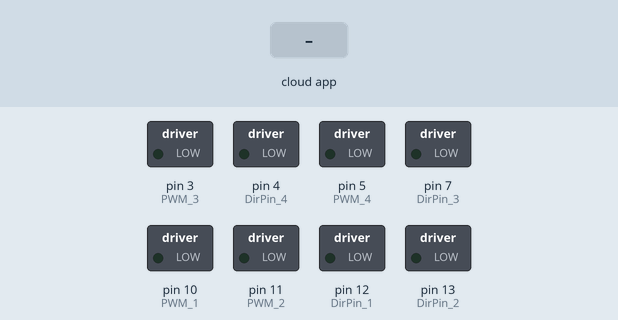
Recording of a sketch running on a simulated Arduino Uno, built with avr-gcc and run on an emulated ATmega328P. Parts: switched loads named in the sketch (green lamp = pin HIGH). The inputs (shaded band) are chosen by the test bench. The ROS host is connected and sends only what is stated.

Above: at 1.2 s.
1.3 s: the phone or cloud app sets controls_bevel to 1
At 2.0 s:
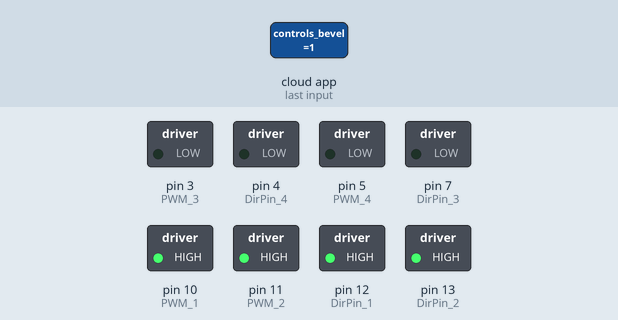
2.8 s: the phone or cloud app sets controls_act to 45
At 3.1 s:
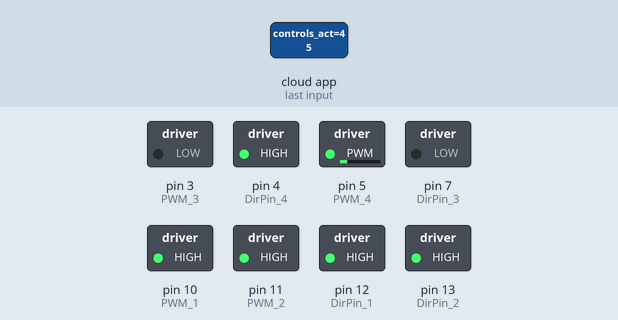
4.3 s: the phone or cloud app sets controls_bevel to 0
At 5.5 s:
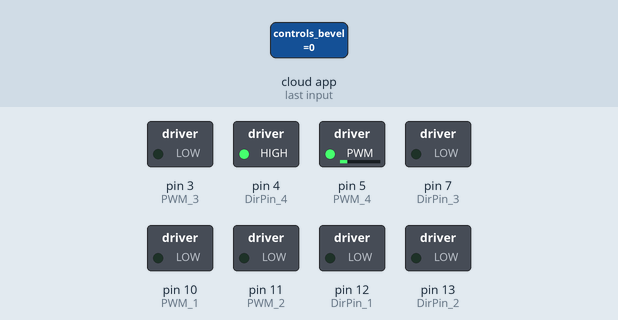
5.8 s: the phone or cloud app sets controls_act to 90
At 6.6 s:
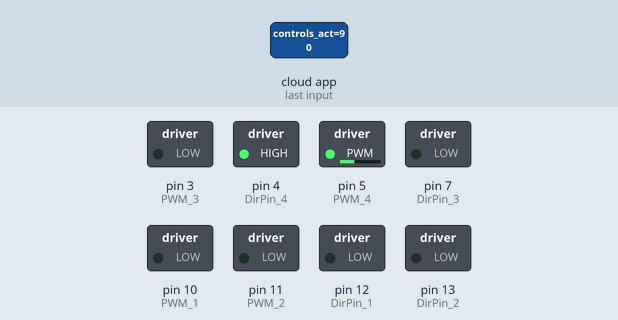
7.3 s: the phone or cloud app sets controls_act to 180
At 7.8 s:
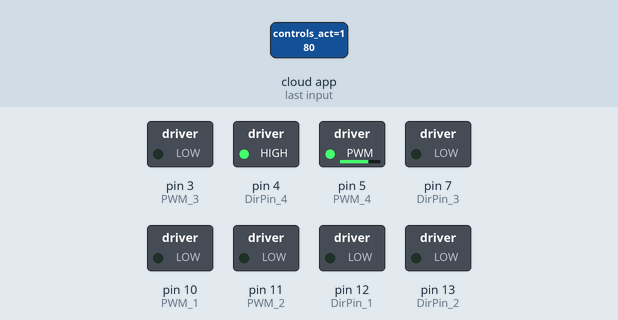
8.8 s: the phone or cloud app sets controls_bevel to 1
At 10.1 s:
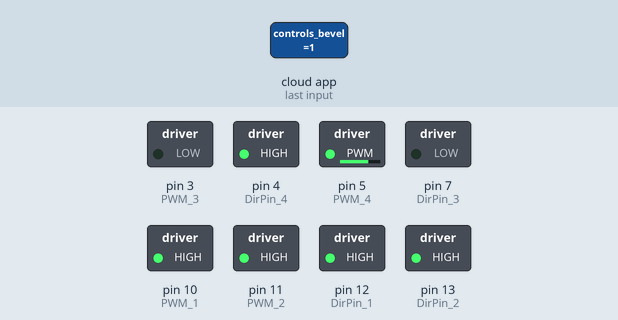
Timing chart, 0 to 11.3 s (numbered marks = the images above; inputs shaded):
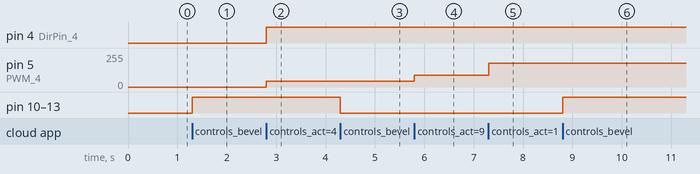

Measured:
- after the input at 1.3 s, pin 10 (PWM_1), pin 11 (PWM_2), pin 12 (DirPin_1), pin 13 (DirPin_2): LOW → HIGH at once
- after the input at 2.8 s, pin 4 (DirPin_4): LOW → HIGH at once; pin 5 (PWM_4): 0/255 → 45/255 at once
- after the input at 4.3 s, pin 10 (PWM_1), pin 11 (PWM_2), pin 12 (DirPin_1), pin 13 (DirPin_2): HIGH → LOW at once
- after the input at 5.8 s, pin 5 (PWM_4): 45/255 → 90/255 at once
- after the input at 7.3 s, pin 5 (PWM_4): 90/255 → 180/255 at once
- after the input at 8.8 s, pin 10 (PWM_1), pin 11 (PWM_2), pin 12 (DirPin_1), pin 13 (DirPin_2): LOW → HIGH at once

The sketch:

rover_bevel_act.ino
```cpp
#include <ros.h>
#include<std_msgs/Int8.h>
#include<std_msgs/Int64.h>

// bevels
const int DirPin_1 = 12;
const int DirPin_2 = 13;
const int PWM_1 = 10;
const int PWM_2 = 11;

// actuators
const int DirPin_3 = 7;
const int DirPin_4 = 4;
const int PWM_3 = 3;
const int PWM_4 = 5;

int bevel;
int actuator;

ros::NodeHandle nh;

void message_bevel(const std_msgs::Int8& toggle_msg){
  bevel = toggle_msg.data;
}

void message_act(const std_msgs::Int64& toggle_msg){
  actuator = toggle_msg.data;
}

ros::Subscriber<std_msgs::Int8> sub_bevel("controls_bevel", message_bevel);
ros::Subscriber<std_msgs::Int64> sub_act("controls_act", message_act);

void setup() {

  pinMode(DirPin_1, OUTPUT);
  pinMode(DirPin_2, OUTPUT);
  pinMode(PWM_1, OUTPUT);
  pinMode(PWM_2, OUTPUT);

  pinMode(DirPin_3, OUTPUT);
  pinMode(DirPin_4, OUTPUT);
  pinMode(PWM_3, OUTPUT);
  pinMode(PWM_4, OUTPUT);

  nh.initNode();
  nh.subscribe(sub_bevel);
  nh.subscribe(sub_act);
}

void loop() {

  // bevel motors
  if(bevel == 0){
    digitalWrite(PWM_1,LOW);
    digitalWrite(PWM_2,LOW);
    digitalWrite(DirPin_1,LOW);
    digitalWrite(DirPin_2,LOW);
  }
  else if(bevel == 1){
    digitalWrite(PWM_1,HIGH);
    digitalWrite(PWM_2,HIGH);
    digitalWrite(DirPin_1,HIGH);
    digitalWrite(DirPin_2,HIGH);
  }
  else if(bevel == 2){
    digitalWrite(PWM_1,HIGH);
    digitalWrite(PWM_2,HIGH);
    digitalWrite(DirPin_1,LOW);
    digitalWrite(DirPin_2,LOW);
  }
  else if(bevel == 3){
    digitalWrite(PWM_1,HIGH);
    digitalWrite(PWM_2,HIGH);
    digitalWrite(DirPin_1,HIGH);
    digitalWrite(DirPin_2,LOW);
  }
  else if(bevel == 4){
    digitalWrite(PWM_1,HIGH);
    digitalWrite(PWM_2,HIGH);
    digitalWrite(DirPin_1,LOW);
    digitalWrite(DirPin_2,HIGH);
  }

  // actuator
  if(actuator>255){
    analogWrite(PWM_3, actuator-255);
    digitalWrite(DirPin_3,HIGH);
  }
  else if(actuator<-255){
    analogWrite(PWM_3, (-1)*(actuator+255));
    digitalWrite(DirPin_3,LOW);
  }
  else if(actuator>0){
    analogWrite(PWM_4, actuator);
    digitalWrite(DirPin_4,HIGH);
  }
  else if(actuator<0){
    analogWrite(PWM_4, (-1)*actuator);
    digitalWrite(DirPin_4,LOW);
  }
  else {
    digitalWrite(PWM_3,LOW);
    digitalWrite(PWM_4,LOW);
    digitalWrite(DirPin_3,LOW);
    digitalWrite(DirPin_4,LOW);
  }

  nh.spinOnce();
}
```
